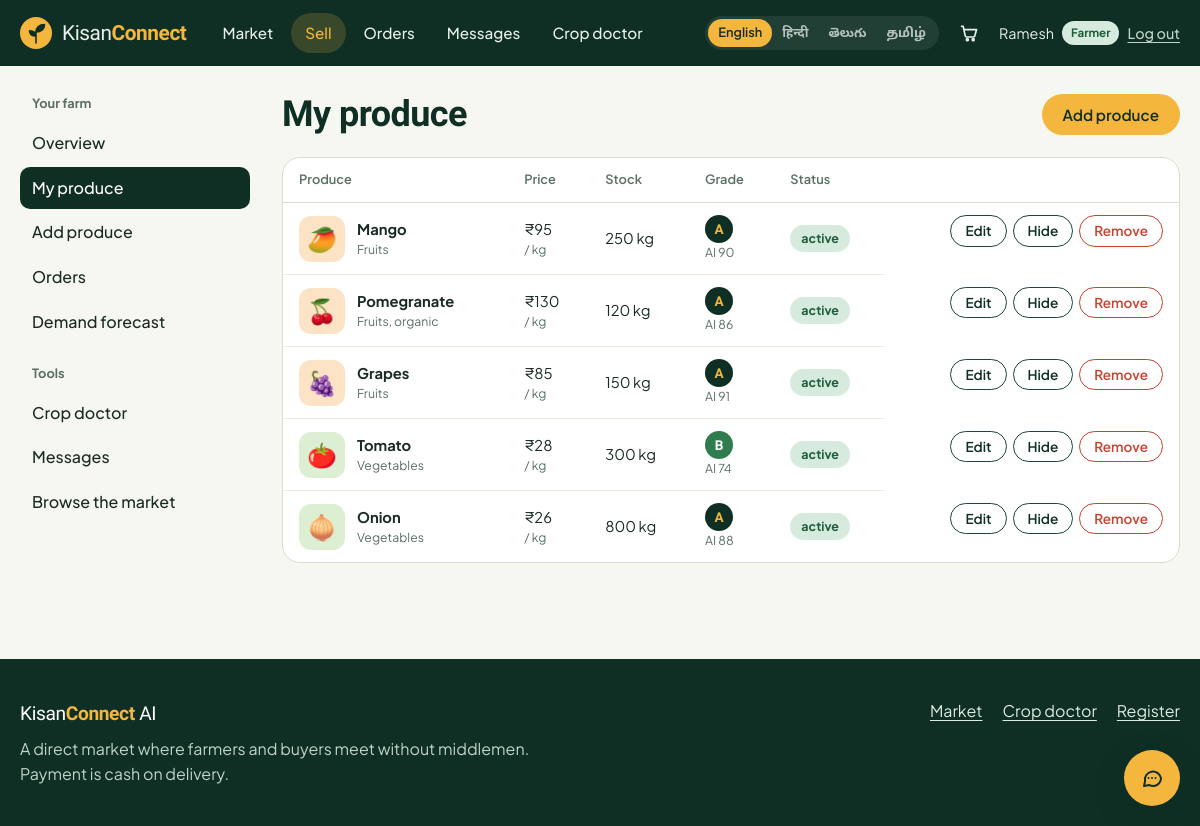
The app's page /farmer/products (signed in) with its own data.
### tables this page shows
CREATE TABLE users(
  id INTEGER PRIMARY KEY AUTOINCREMENT,
  username TEXT UNIQUE NOT NULL, password_hash TEXT NOT NULL,
  name TEXT NOT NULL, role TEXT NOT NULL CHECK(role IN ('admin','farmer','buyer')),
  phone TEXT, village TEXT, address TEXT, language TEXT DEFAULT 'en',
  status TEXT NOT NULL DEFAULT 'active', cod_blocked INTEGER NOT NULL DEFAULT 0,
  created_at TEXT NOT NULL);

CREATE TABLE products(
  id INTEGER PRIMARY KEY AUTOINCREMENT,
  seller_id INTEGER NOT NULL REFERENCES users(id),
  name TEXT NOT NULL, category TEXT NOT NULL, description TEXT,
  price REAL NOT NULL, unit TEXT NOT NULL, quantity INTEGER NOT NULL,
  grade TEXT NOT NULL DEFAULT 'B', quality_score INTEGER, ai_verified INTEGER NOT NULL DEFAULT 0,
  organic INTEGER NOT NULL DEFAULT 0, location TEXT, image TEXT, emoji TEXT,
  status TEXT NOT NULL DEFAULT 'active', created_at TEXT NOT NULL);

### app.py (the view)
@app.route("/farmer/products")
@role_required("farmer")
def farmer_products():
    items = q("SELECT * FROM products WHERE seller_id=? ORDER BY created_at DESC", (g.user["id"],))
    return render_template("farmer/products.html", items=items)

### app.py (called while the page is built)
def get_db():
    if "db" not in g:
        g.db = sqlite3.connect(DB_PATH)
        g.db.row_factory = sqlite3.Row
        g.db.execute("PRAGMA foreign_keys=ON")
    return g.db

def q(sql, args=(), one=False):
    cur = get_db().execute(sql, args)
    rows = cur.fetchall()
    cur.close()
    if one:
        return rows[0] if rows else None
    return rows

def role_required(*roles):
    def deco(fn):
        @wraps(fn)
        def wrapper(*a, **k):
            if not g.user:
                flash("Log in to continue.", "info")
                return redirect(url_for("login", next=request.path))
            if roles and g.user["role"] != "admin" and g.user["role"] not in roles:
                abort(403)
            return fn(*a, **k)
        return wrapper
    return deco

def csrf_token():
    if "_csrf" not in session:
        session["_csrf"] = secrets.token_hex(16)
    return session["_csrf"]

@app.before_request
def load_user():
    g.user = None
    uid = session.get("uid")
    if uid:
        user = q("SELECT * FROM users WHERE id=?", (uid,), one=True)
        if user and user["status"] != "blocked":
            g.user = user
        else:
            session.pop("uid", None)
    if request.method == "POST":
        token = request.form.get("_csrf") or request.headers.get("X-CSRF-Token", "")
        if not token or not secrets.compare_digest(token, session.get("_csrf", "")):
            abort(400)

@app.context_processor
def inject():
    lang = session.get("lang") or (g.user["language"] if g.user else "en")
    if lang not in LANG_NAMES:
        lang = "en"
    def t(key):
        row = TRANSLATIONS.get(key, {})
        return row.get(lang) or row.get("en") or key
    cart = session.get("cart", {})
    unread = 0
    if g.user:
        unread = q("SELECT COUNT(*) c FROM messages WHERE receiver_id=? AND is_read=0", (g.user["id"],), one=True)["c"]
    return dict(t=t, lang=lang, lang_names=LANG_NAMES, csrf_token=csrf_token, me=g.user,
                cart_count=sum(cart.values()), unread_count=unread, categories=CATEGORIES,
                order_flow=ORDER_FLOW, year=datetime.now().year)

@app.template_filter("inr")
def inr(value):
    try:
        value = float(value or 0)
    except (TypeError, ValueError):
        return "₹0"
    return "₹{:,.0f}".format(value) if value == int(value) or value >= 1000 else "₹{:,.1f}".format(value)

### templates/farmer/products.html (shortened to what this page needs)
{% extends "dash_base.html" %}
{% from "_m.html" import grade, pill with context %}
{% set section = 'f-products' %}
{% block content %}
<header class="dash-head">
  <h1>My produce</h1>
  <a class="btn btn-gold" href="{{ url_for('product_new') }}">Add produce</a>
</header>
{% if items %}
<div class="table-wrap"><table class="table table-rows">
  <thead><tr><th>Produce</th><th>Price</th><th>Stock</th><th>Grade</th><th>Status</th><th><span class="sr">Actions</span></th></tr></thead>
  <tbody>
  {% for p in items %}
    <tr>
      <td><a href="{{ url_for('product', pid=p.id) }}" class="cell-product"><span class="mini-media cat-{{ p.category }}">{% if p.image %}<img src="{{ url_for('static', filename='uploads/' ~ p.image) }}" alt="">{% else %}{{ p.emoji }}{% endif %}</span><span><strong>{{ p.name }}</strong><small class="muted">{{ p.category }}{% if p.organic %}, organic{% endif %}</small></span></a></td>
      <td>{{ p.price|inr }} <small class="muted">/ {{ p.unit }}</small></td>
      <td>{{ p.quantity }} {{ p.unit }}</td>
      <td>{{ grade(p.grade) }}{% if p.ai_verified %}<small class="muted"> AI {{ p.quality_score }}</small>{% endif %}</td>
      <td>{{ pill(p.status) }}</td>
      <td class="actions">
        <a class="btn btn-outline btn-sm" href="{{ url_for('product_edit', pid=p.id) }}">Edit</a>
        <form method="post" action="{{ url_for('product_toggle', pid=p.id) }}"><input type="hidden" name="_csrf" value="{{ csrf_token() }}"><button class="btn btn-outline btn-sm">{{ 'Hide' if p.status == 'active' else 'Show' }}</button></form>
        <form method="post" action="{{ url_for('product_delete', pid=p.id) }}" onsubmit="return confirm('Remove {{ p.name }}?')"><input type="hidden" name="_csrf" value="{{ csrf_token() }}"><button class="btn btn-danger-outline btn-sm">Remove</button></form>
      </td>
    </tr>
  {% endfor %}
  </tbody>
</table></div>
{% else %}
<div class="empty-state"><h2>No produce listed yet</h2><p>Add your first crop. A clear photo gets an instant AI quality grade and a suggested price.</p><a class="btn btn-primary" href="{{ url_for('product_new') }}">Add produce</a></div>
{% endif %}
{% endblock %}

### templates/_m.html (shortened to what this page needs)
{% macro grade(g) %}<span class="grade grade-{{ g }}" title="Quality grade {{ g }}">{{ g }}</span>{% endmacro %}
{% macro pill(s) %}<span class="pill pill-{{ s|replace(' ', '-')|lower }}">{{ s }}</span>{% endmacro %}

### templates/base.html (shortened to what this page needs)
<!doctype html>
<html lang="{{ lang }}">
<head>
  <link rel="stylesheet" href="{{ url_for('static', filename='css/style.css') }}">
</head>
<body class="{% block bodyclass %}{% endblock %}">
<header class="topbar">
  <div class="wrap topbar-in">
    <a class="brand" href="{{ url_for('landing') }}" aria-label="KisanConnect AI home">
      <span class="brand-name">Kisan<b>Connect</b></span>
    </a>
    <nav class="nav" id="nav" aria-label="Main">
      <a href="{{ url_for('shop') }}" class="{{ 'on' if request.path.startswith('/shop') or request.path.startswith('/product') }}">{{ t('nav_shop') }}</a>
      {% if me and me.role in ('farmer', 'admin') %}<a href="{{ url_for('farmer_dashboard') }}" class="{{ 'on' if request.path.startswith('/farmer') }}">{{ t('nav_sell') }}</a>{% endif %}
      {% if me %}<a href="{{ url_for('orders') }}" class="{{ 'on' if request.path.startswith('/orders') }}">{{ t('nav_orders') }}</a>
      <a href="{{ url_for('chat') }}" class="{{ 'on' if request.path.startswith('/chat') }}">{{ t('nav_chat') }}{% if unread_count %}<span class="dot-count">{{ unread_count }}</span>{% endif %}</a>{% endif %}
      <a href="{{ url_for('crop_doctor') }}" class="{{ 'on' if request.path.startswith('/ai/crop') }}">{{ t('nav_doctor') }}</a>
    </nav>
    <div class="topbar-tools">
      <div class="lang" role="group" aria-label="Language">
        {% for code, label in lang_names.items() %}
          <a href="{{ url_for('set_lang', code=code, next=request.path) }}" class="{{ 'on' if code == lang }}" hreflang="{{ code }}" lang="{{ code }}">{{ label }}</a>
        {% endfor %}
      </div>
      {% if me %}
        <a class="cart-link" href="{{ url_for('cart') }}" aria-label="{{ t('nav_cart') }}">
          <svg viewBox="0 0 24 24" width="20" height="20" fill="none" stroke="currentColor" stroke-width="2" stroke-linecap="round" stroke-linejoin="round"><path d="M3 4h2l2.4 11.2a2 2 0 0 0 2 1.6h7.6a2 2 0 0 0 2-1.5L21 8H6.2"/><circle cx="10" cy="20" r="1.2"/><circle cx="17" cy="20" r="1.2"/></svg>
        </a>
        <div class="me">
          <span class="me-name">{{ me.name.split(' ')[0] }}</span>
          <span class="role-tag role-{{ me.role }}">{{ me.role }}</span>
          <form method="post" action="{{ url_for('logout') }}"><input type="hidden" name="_csrf" value="{{ csrf_token() }}"><button class="link-btn">{{ t('nav_logout') }}</button></form>
        </div>
      {% else %}
        <a class="btn btn-ghost btn-sm" href="{{ url_for('login') }}">{{ t('nav_login') }}</a>
        <a class="btn btn-primary btn-sm" href="{{ url_for('register') }}">{{ t('nav_register') }}</a>
      {% endif %}
    </div>
  </div>
</header>
{% block body %}<main id="main">{% block content %}{% endblock %}</main>{% endblock %}
<footer class="footer">
  <div class="wrap footer-in">
    <div>
      <span class="brand-name">Kisan<b>Connect</b> AI</span>
      <p>A direct market where farmers and buyers meet without middlemen. Payment is cash on delivery.</p>
    </div>
    <div class="footer-links">
      <a href="{{ url_for('shop') }}">{{ t('nav_shop') }}</a>
      <a href="{{ url_for('crop_doctor') }}">{{ t('nav_doctor') }}</a>
      <a href="{{ url_for('register') }}">{{ t('nav_register') }}</a>
    </div>
  </div>
</footer>
<button class="bot-fab" type="button" data-bot-open aria-label="{{ t('assistant_title') }}" aria-expanded="false" aria-controls="bot">
  <svg viewBox="0 0 24 24" width="24" height="24" fill="none" stroke="currentColor" stroke-width="2" stroke-linecap="round" stroke-linejoin="round" aria-hidden="true"><path d="M21 12a8 8 0 0 1-11.6 7.1L4 20l1-4.6A8 8 0 1 1 21 12z"/><path d="M8.5 12h.01M12 12h.01M15.5 12h.01"/></svg>
</button>
</body>
</html>

### records on screen
users: name "Ramesh", role "Farmer"
products: emoji "🥭", name "Mango", category "Fruits", price|inr "₹95", unit "kg", quantity "250", grade "A", quality_score "90", status "active", status "Hide"
products: emoji "🍒", name "Pomegranate", category "Fruits", organic ", organic", price|inr "₹130", unit "kg", quantity "120", grade "A", quality_score "86", status "active", status "Hide"
products: emoji "🍇", name "Grapes", category "Fruits", price|inr "₹85", unit "kg", quantity "150", grade "A", quality_score "91", status "active", status "Hide"
products: emoji "🍅", name "Tomato", category "Vegetables", price|inr "₹28", unit "kg", quantity "300", grade "B", quality_score "74", status "active", status "Hide"
products: emoji "🧅", name "Onion", category "Vegetables", price|inr "₹26", unit "kg", quantity "800", grade "A", quality_score "88", status "active", status "Hide"

### other values on screen
{{ t('nav_shop') }} "Market"
{{ t('nav_sell') }} "Sell"
{{ t('nav_orders') }} "Orders"
{{ t('nav_chat') }} "Messages"
{{ t('nav_doctor') }} "Crop doctor"
{{ label }} "English" "हिन्दी" "తెలుగు" "தமிழ்"
{{ t('nav_logout') }} "Log out"
{{ label }} "Overview" "My produce" "Add produce" "Orders" "Demand forecast"
{{ t('nav_register') }} "Register"
